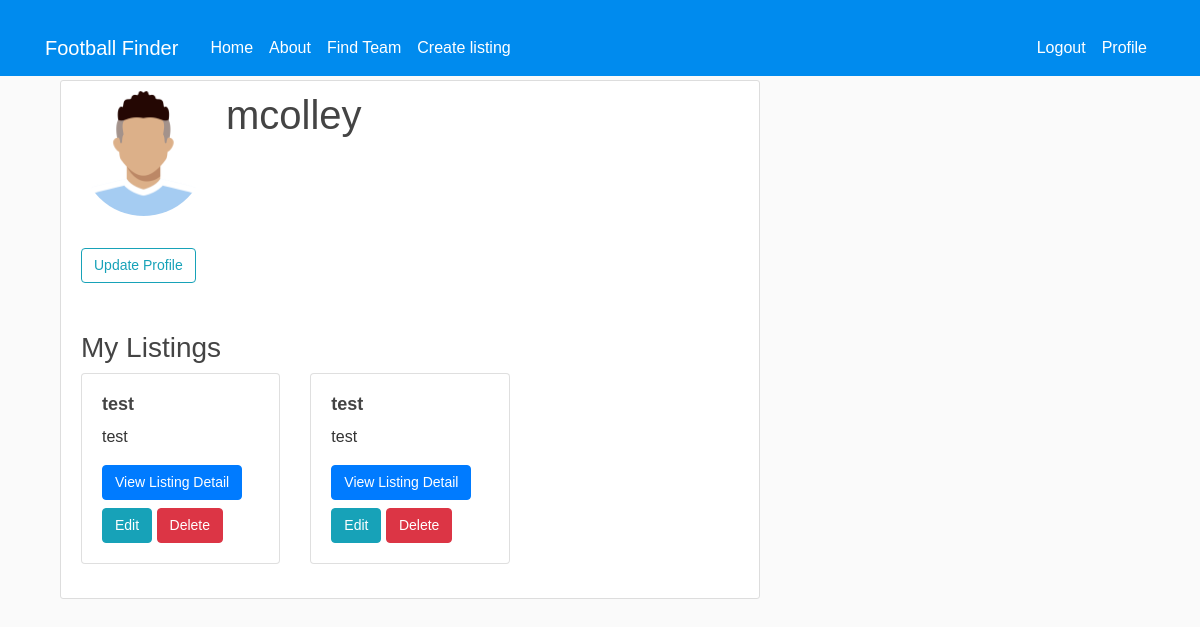
Before: /profile/ (signed in) with the older database file.
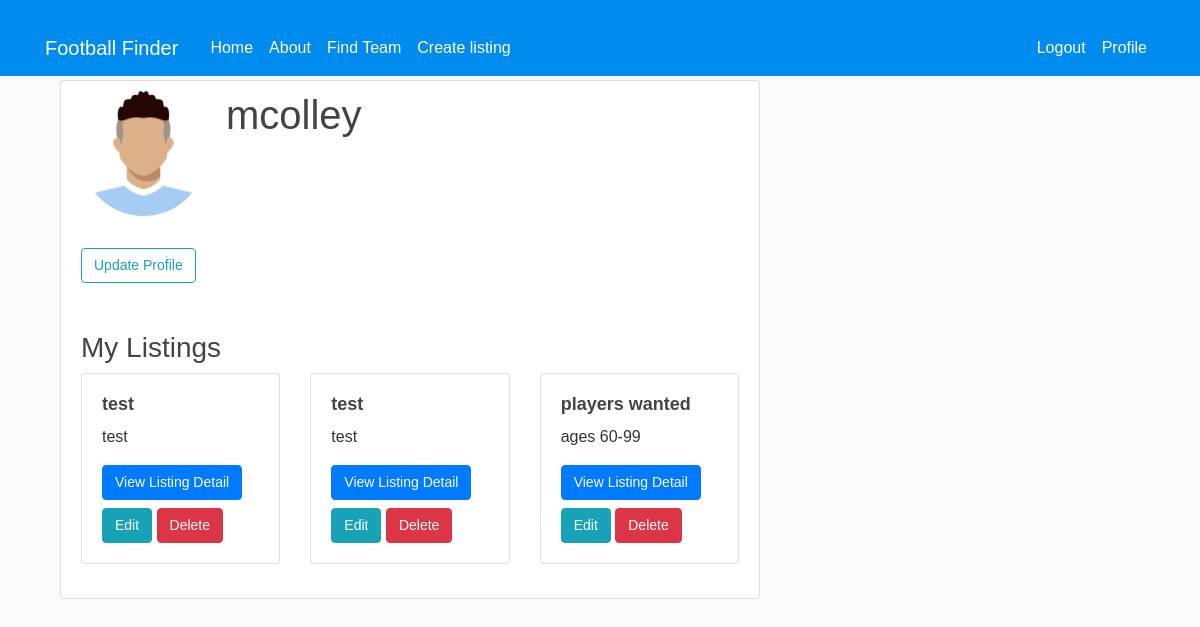
After: the same page with the newer database file.
### ffinderapp/models.py (models this page shows, shortened)
class Listing(models.Model):
    team = models.ForeignKey(get_user_model(), on_delete=models.CASCADE)  # Assuming team is a custom user model
    title = models.CharField(max_length=100)
    description = models.TextField()
    requirements = models.TextField()
    created_at = models.DateTimeField(auto_now_add=True)
    location = models.CharField(max_length=100, default='')
    city = models.CharField(max_length=100, default='')
    photo = models.ImageField(upload_to='media/listing_photos/', null=True, blank=True)  # Adding photo field
    positions = models.CharField(max_length=100, default='')

### ffinderapp/views.py (the view)
# urls.py: path('profile/', profile, name='profile'),
@login_required
def profile(request):
    user = request.user
    u_form = ProfileUpdateForm(instance=user)
    p_form = None
    t_form = None
    if request.method == 'POST':
        if 'player_profile_submit' in request.POST:
            p_form = PlayerProfileForm(request.POST, request.FILES)
            if p_form.is_valid():
                player_profile = p_form.save(commit=False)
                player_profile.user = user
                player_profile.save()
                messages.success(request, 'Your player profile has been created!')
                return redirect('profile')
        elif 'team_profile_submit' in request.POST:
            t_form = TeamProfileForm(request.POST, request.FILES)
            if t_form.is_valid():
                team_profile = t_form.save(commit=False)
                team_profile.user = user
                team_profile.save()
                messages.success(request, 'Your team profile has been created!')
                return redirect('profile')
    else:
        if hasattr(user, 'playerprofile'):
            player_profile = user.playerprofile
            p_form = PlayerProfileForm(instance=player_profile)
        else:
            p_form = PlayerProfileForm()
        if hasattr(user, 'teamprofile'):
            team_profile = user.teamprofile
            t_form = TeamProfileForm(instance=team_profile)
        else:
            t_form = TeamProfileForm()
    return render(request, 'ffinderapp/profile.html', {'u_form': u_form, 'p_form': p_form, 't_form': t_form, 'user': user})

### ffinderapp/templates/ffinderapp/profile.html (shortened to what this page needs)
{% extends 'ffinderapp/base.html' %}
{% load crispy_forms_tags %}
{% load static %}
{% block content %}
<div class="col-md-12">
    <div class="content-section">
        <div class="media">
            {% if user.profile.photo %}
                <p><img class="rounded-circle account-img" src="{{ user.profile.photo.url }}"></p>
            {% else %}
                <p><img class="rounded-circle account-img" src="{% static 'media/default.png' %}"></p>
            {% endif %}
            <div class="media-body">
                <h2 class="account-heading">{{ user.username }}</h2>
            </div>
        </div>
        <button id="update-button" class="btn btn-outline-info">Update Profile</button>
        <div class="mt-5">
            <h3>My Listings</h3>
            <div class="row">
                {% for listing in user.listing_set.all %}
                <div class="col-md-4">
                    <div class="card mb-4">
                        <div class="card-body">
                            <h5 class="card-title">{{ listing.title }}</h5>
                            <p class="card-text">{{ listing.description }}</p>
                            <a href="{% url 'listing_detail' listing.id %}" class="btn btn-primary">View Listing Detail</a>
                            <div class="mt-2">
                                <a href="{% url 'edit_listing' listing.id %}" class="btn btn-info">Edit</a>
                                <form method="post" action="{% url 'delete_listing' listing.id %}" style="display: inline;">
                                    <button type="submit" class="btn btn-danger">Delete</button>
                                </form>
                            </div>
                        </div>
                    </div>
                </div>
                {% endfor %}
            </div>
        </div>
    </div>
</div>
{% endblock content %}

Changed rows visible on the page:
added Listing: title "players wanted", description "ages 60-99"
